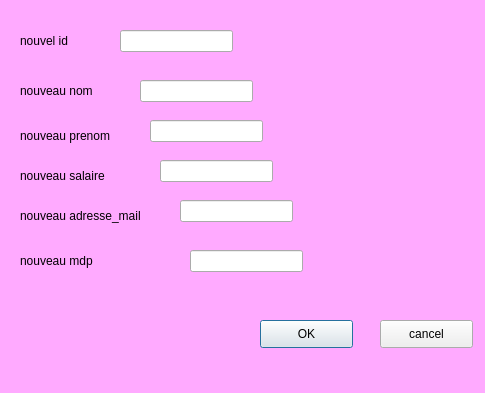
<?xml version="1.0" encoding="UTF-8"?>
<ui version="4.0">
 <class>Dialog</class>
 <widget class="QDialog" name="Dialog">
  <property name="geometry">
   <rect>
    <x>0</x>
    <y>0</y>
    <width>485</width>
    <height>393</height>
   </rect>
  </property>
  <property name="windowTitle">
   <string>Dialog</string>
  </property>
  <property name="styleSheet">
   <string notr="true">QDialog{
	background-color: rgb(255, 170, 255);
}</string>
  </property>
  <widget class="QLabel" name="label">
   <property name="geometry">
    <rect>
     <x>20</x>
     <y>20</y>
     <width>151</width>
     <height>41</height>
    </rect>
   </property>
   <property name="text">
    <string>nouvel id</string>
   </property>
  </widget>
  <widget class="QLabel" name="label_2">
   <property name="geometry">
    <rect>
     <x>20</x>
     <y>80</y>
     <width>101</width>
     <height>21</height>
    </rect>
   </property>
   <property name="text">
    <string>nouveau nom</string>
   </property>
  </widget>
  <widget class="QLabel" name="label_3">
   <property name="geometry">
    <rect>
     <x>20</x>
     <y>120</y>
     <width>121</width>
     <height>31</height>
    </rect>
   </property>
   <property name="text">
    <string>nouveau prenom</string>
   </property>
  </widget>
  <widget class="QLabel" name="label_4">
   <property name="geometry">
    <rect>
     <x>20</x>
     <y>160</y>
     <width>121</width>
     <height>31</height>
    </rect>
   </property>
   <property name="text">
    <string>nouveau salaire</string>
   </property>
  </widget>
  <widget class="QLabel" name="label_5">
   <property name="geometry">
    <rect>
     <x>20</x>
     <y>200</y>
     <width>141</width>
     <height>31</height>
    </rect>
   </property>
   <property name="text">
    <string>nouveau adresse_mail</string>
   </property>
  </widget>
  <widget class="QLabel" name="label_6">
   <property name="geometry">
    <rect>
     <x>20</x>
     <y>240</y>
     <width>161</width>
     <height>41</height>
    </rect>
   </property>
   <property name="text">
    <string>nouveau mdp</string>
   </property>
  </widget>
  <widget class="QLineEdit" name="mdp_line">
   <property name="geometry">
    <rect>
     <x>190</x>
     <y>250</y>
     <width>113</width>
     <height>22</height>
    </rect>
   </property>
  </widget>
  <widget class="QLineEdit" name="mail_line">
   <property name="geometry">
    <rect>
     <x>180</x>
     <y>200</y>
     <width>113</width>
     <height>22</height>
    </rect>
   </property>
  </widget>
  <widget class="QLineEdit" name="salaire_line">
   <property name="geometry">
    <rect>
     <x>160</x>
     <y>160</y>
     <width>113</width>
     <height>22</height>
    </rect>
   </property>
  </widget>
  <widget class="QLineEdit" name="prenom_line">
   <property name="geometry">
    <rect>
     <x>150</x>
     <y>120</y>
     <width>113</width>
     <height>22</height>
    </rect>
   </property>
  </widget>
  <widget class="QLineEdit" name="nom_line">
   <property name="geometry">
    <rect>
     <x>140</x>
     <y>80</y>
     <width>113</width>
     <height>22</height>
    </rect>
   </property>
  </widget>
  <widget class="QLineEdit" name="id_line">
   <property name="geometry">
    <rect>
     <x>120</x>
     <y>30</y>
     <width>113</width>
     <height>22</height>
    </rect>
   </property>
  </widget>
  <widget class="QPushButton" name="ok">
   <property name="geometry">
    <rect>
     <x>260</x>
     <y>320</y>
     <width>93</width>
     <height>28</height>
    </rect>
   </property>
   <property name="text">
    <string>OK</string>
   </property>
  </widget>
  <widget class="QPushButton" name="pushButton_2">
   <property name="geometry">
    <rect>
     <x>380</x>
     <y>320</y>
     <width>93</width>
     <height>28</height>
    </rect>
   </property>
   <property name="text">
    <string>cancel</string>
   </property>
  </widget>
 </widget>
 <resources/>
 <connections/>
</ui>
